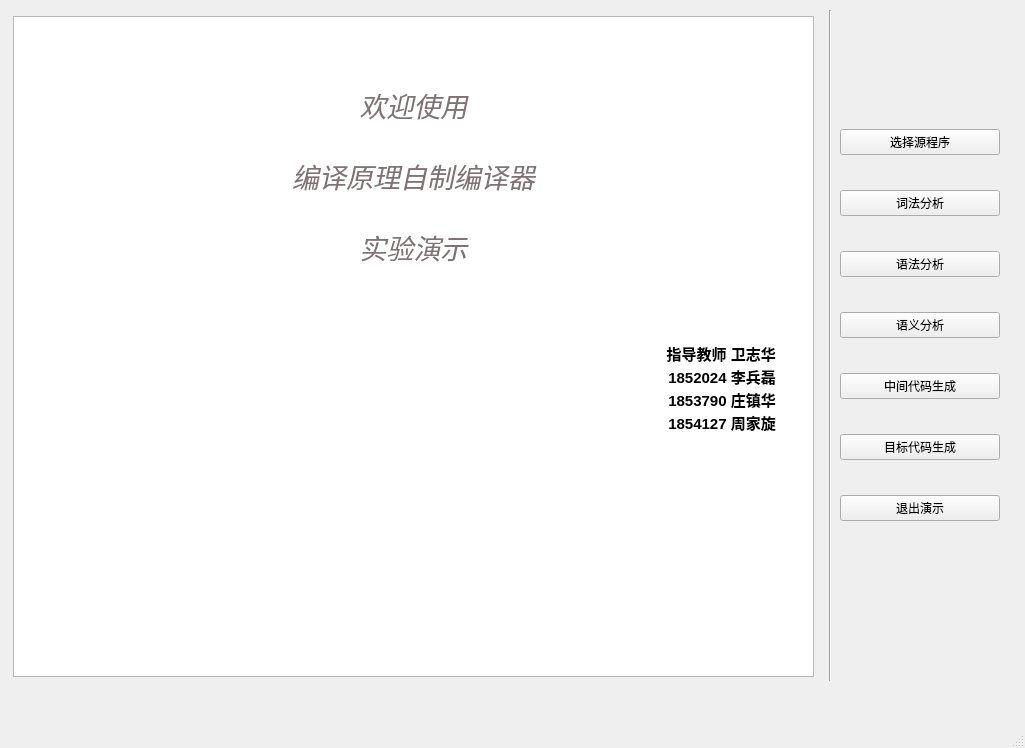
<?xml version="1.0" encoding="UTF-8"?>
<ui version="4.0">
 <class>MainWindow</class>
 <widget class="QMainWindow" name="MainWindow">
  <property name="geometry">
   <rect>
    <x>0</x>
    <y>0</y>
    <width>1025</width>
    <height>748</height>
   </rect>
  </property>
  <property name="windowTitle">
   <string>MainWindow</string>
  </property>
  <widget class="QWidget" name="centralwidget">
   <widget class="QTextEdit" name="textEdit">
    <property name="geometry">
     <rect>
      <x>13</x>
      <y>16</y>
      <width>801</width>
      <height>661</height>
     </rect>
    </property>
    <property name="html">
     <string>&lt;!DOCTYPE HTML PUBLIC &quot;-//W3C//DTD HTML 4.0//EN&quot; &quot;http://www.w3.org/TR/REC-html40/strict.dtd&quot;&gt;
&lt;html&gt;&lt;head&gt;&lt;meta name=&quot;qrichtext&quot; content=&quot;1&quot; /&gt;&lt;style type=&quot;text/css&quot;&gt;
p, li { white-space: pre-wrap; }
&lt;/style&gt;&lt;/head&gt;&lt;body style=&quot; font-family:'SimSun'; font-size:9pt; font-weight:400; font-style:normal;&quot;&gt;
&lt;p style=&quot;-qt-paragraph-type:empty; margin-top:0px; margin-bottom:0px; margin-left:0px; margin-right:0px; -qt-block-indent:0; text-indent:0px;&quot;&gt;&lt;br /&gt;&lt;/p&gt;
&lt;p align=&quot;center&quot; style=&quot;-qt-paragraph-type:empty; margin-top:0px; margin-bottom:0px; margin-left:0px; margin-right:0px; -qt-block-indent:0; text-indent:0px; font-size:16pt; font-style:italic;&quot;&gt;&lt;br /&gt;&lt;/p&gt;
&lt;p align=&quot;center&quot; style=&quot;-qt-paragraph-type:empty; margin-top:0px; margin-bottom:0px; margin-left:0px; margin-right:0px; -qt-block-indent:0; text-indent:0px; font-size:16pt; font-style:italic;&quot;&gt;&lt;br /&gt;&lt;/p&gt;
&lt;p align=&quot;center&quot; style=&quot; margin-top:0px; margin-bottom:0px; margin-left:0px; margin-right:0px; -qt-block-indent:0; text-indent:0px;&quot;&gt;&lt;span style=&quot; font-size:20pt; font-style:italic; color:#7f7375;&quot;&gt;欢迎使用&lt;/span&gt;&lt;/p&gt;
&lt;p align=&quot;center&quot; style=&quot;-qt-paragraph-type:empty; margin-top:0px; margin-bottom:0px; margin-left:0px; margin-right:0px; -qt-block-indent:0; text-indent:0px; font-size:20pt; font-style:italic; color:#7f7375;&quot;&gt;&lt;br /&gt;&lt;/p&gt;
&lt;p align=&quot;center&quot; style=&quot; margin-top:0px; margin-bottom:0px; margin-left:0px; margin-right:0px; -qt-block-indent:0; text-indent:0px;&quot;&gt;&lt;span style=&quot; font-size:20pt; font-style:italic; color:#7f7375;&quot;&gt;编译原理自制编译器&lt;/span&gt;&lt;/p&gt;
&lt;p align=&quot;center&quot; style=&quot;-qt-paragraph-type:empty; margin-top:0px; margin-bottom:0px; margin-left:0px; margin-right:0px; -qt-block-indent:0; text-indent:0px; font-size:20pt; font-style:italic; color:#7f7375;&quot;&gt;&lt;br /&gt;&lt;/p&gt;
&lt;p align=&quot;center&quot; style=&quot; margin-top:0px; margin-bottom:0px; margin-left:0px; margin-right:0px; -qt-block-indent:0; text-indent:0px;&quot;&gt;&lt;span style=&quot; font-size:20pt; font-style:italic; color:#7f7375;&quot;&gt;实验演示&lt;/span&gt;&lt;/p&gt;
&lt;p style=&quot;-qt-paragraph-type:empty; margin-top:0px; margin-bottom:0px; margin-left:0px; margin-right:0px; -qt-block-indent:0; text-indent:0px; font-size:16pt; font-style:italic;&quot;&gt;&lt;br /&gt;&lt;/p&gt;
&lt;p style=&quot;-qt-paragraph-type:empty; margin-top:0px; margin-bottom:0px; margin-left:0px; margin-right:0px; -qt-block-indent:0; text-indent:0px; font-size:16pt; font-style:italic;&quot;&gt;&lt;br /&gt;&lt;/p&gt;
&lt;p style=&quot;-qt-paragraph-type:empty; margin-top:0px; margin-bottom:0px; margin-left:0px; margin-right:0px; -qt-block-indent:0; text-indent:0px; font-size:16pt; font-style:italic;&quot;&gt;&lt;br /&gt;&lt;/p&gt;
&lt;p align=&quot;right&quot; style=&quot; margin-top:0px; margin-bottom:0px; margin-left:0px; margin-right:0px; -qt-block-indent:0; text-indent:0px;&quot;&gt;&lt;span style=&quot; font-size:11pt; font-weight:600;&quot;&gt;指导教师 卫志华        &lt;/span&gt;&lt;/p&gt;
&lt;p align=&quot;right&quot; style=&quot; margin-top:0px; margin-bottom:0px; margin-left:0px; margin-right:0px; -qt-block-indent:0; text-indent:0px;&quot;&gt;&lt;span style=&quot; font-size:11pt; font-weight:600;&quot;&gt;1852024 李兵磊        &lt;/span&gt;&lt;/p&gt;
&lt;p align=&quot;right&quot; style=&quot; margin-top:0px; margin-bottom:0px; margin-left:0px; margin-right:0px; -qt-block-indent:0; text-indent:0px;&quot;&gt;&lt;span style=&quot; font-size:11pt; font-weight:600;&quot;&gt;1853790 庄镇华        &lt;/span&gt;&lt;/p&gt;
&lt;p align=&quot;right&quot; style=&quot; margin-top:0px; margin-bottom:0px; margin-left:0px; margin-right:0px; -qt-block-indent:0; text-indent:0px;&quot;&gt;&lt;span style=&quot; font-size:11pt; font-weight:600;&quot;&gt;1854127 周家旋        &lt;/span&gt;&lt;/p&gt;&lt;/body&gt;&lt;/html&gt;</string>
    </property>
   </widget>
   <widget class="Line" name="line">
    <property name="geometry">
     <rect>
      <x>810</x>
      <y>10</y>
      <width>41</width>
      <height>671</height>
     </rect>
    </property>
    <property name="orientation">
     <enum>Qt::Vertical</enum>
    </property>
   </widget>
   <widget class="QWidget" name="verticalLayoutWidget">
    <property name="geometry">
     <rect>
      <x>840</x>
      <y>100</y>
      <width>160</width>
      <height>421</height>
     </rect>
    </property>
    <layout class="QVBoxLayout" name="verticalLayout">
     <item>
      <spacer name="verticalSpacer">
       <property name="orientation">
        <enum>Qt::Vertical</enum>
       </property>
       <property name="sizeHint" stdset="0">
        <size>
         <width>20</width>
         <height>40</height>
        </size>
       </property>
      </spacer>
     </item>
     <item>
      <widget class="QPushButton" name="pBSources">
       <property name="text">
        <string>选择源程序</string>
       </property>
      </widget>
     </item>
     <item>
      <spacer name="verticalSpacer_2">
       <property name="orientation">
        <enum>Qt::Vertical</enum>
       </property>
       <property name="sizeHint" stdset="0">
        <size>
         <width>20</width>
         <height>40</height>
        </size>
       </property>
      </spacer>
     </item>
     <item>
      <widget class="QPushButton" name="pBLexAnalyze">
       <property name="text">
        <string>词法分析</string>
       </property>
      </widget>
     </item>
     <item>
      <spacer name="verticalSpacer_3">
       <property name="orientation">
        <enum>Qt::Vertical</enum>
       </property>
       <property name="sizeHint" stdset="0">
        <size>
         <width>20</width>
         <height>40</height>
        </size>
       </property>
      </spacer>
     </item>
     <item>
      <widget class="QPushButton" name="pBSynAnalyze">
       <property name="text">
        <string>语法分析</string>
       </property>
      </widget>
     </item>
     <item>
      <spacer name="verticalSpacer_4">
       <property name="orientation">
        <enum>Qt::Vertical</enum>
       </property>
       <property name="sizeHint" stdset="0">
        <size>
         <width>20</width>
         <height>40</height>
        </size>
       </property>
      </spacer>
     </item>
     <item>
      <widget class="QPushButton" name="pB3">
       <property name="text">
        <string>语义分析</string>
       </property>
      </widget>
     </item>
     <item>
      <spacer name="verticalSpacer_5">
       <property name="orientation">
        <enum>Qt::Vertical</enum>
       </property>
       <property name="sizeHint" stdset="0">
        <size>
         <width>20</width>
         <height>40</height>
        </size>
       </property>
      </spacer>
     </item>
     <item>
      <widget class="QPushButton" name="pB4">
       <property name="text">
        <string>中间代码生成</string>
       </property>
      </widget>
     </item>
     <item>
      <spacer name="verticalSpacer_6">
       <property name="orientation">
        <enum>Qt::Vertical</enum>
       </property>
       <property name="sizeHint" stdset="0">
        <size>
         <width>20</width>
         <height>40</height>
        </size>
       </property>
      </spacer>
     </item>
     <item>
      <widget class="QPushButton" name="pB5">
       <property name="text">
        <string>目标代码生成</string>
       </property>
      </widget>
     </item>
     <item>
      <spacer name="verticalSpacer_7">
       <property name="orientation">
        <enum>Qt::Vertical</enum>
       </property>
       <property name="sizeHint" stdset="0">
        <size>
         <width>20</width>
         <height>40</height>
        </size>
       </property>
      </spacer>
     </item>
     <item>
      <widget class="QPushButton" name="pushButton">
       <property name="text">
        <string>退出演示</string>
       </property>
      </widget>
     </item>
    </layout>
   </widget>
  </widget>
  <widget class="QMenuBar" name="menubar">
   <property name="geometry">
    <rect>
     <x>0</x>
     <y>0</y>
     <width>1025</width>
     <height>26</height>
    </rect>
   </property>
  </widget>
  <widget class="QStatusBar" name="statusbar"/>
 </widget>
 <resources/>
 <connections/>
</ui>
